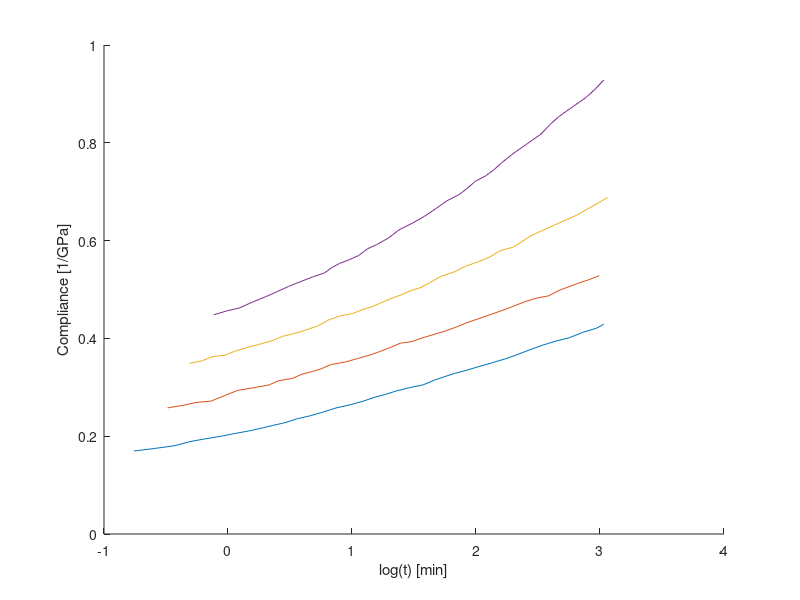
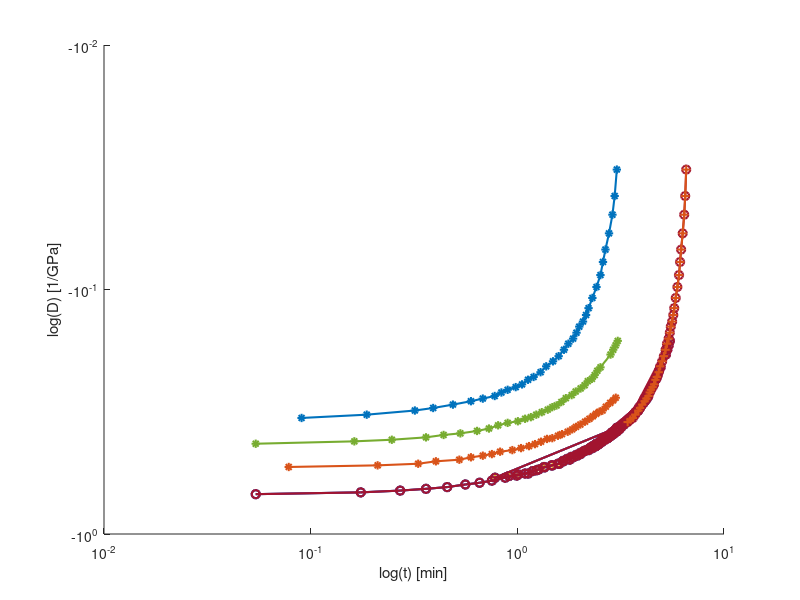
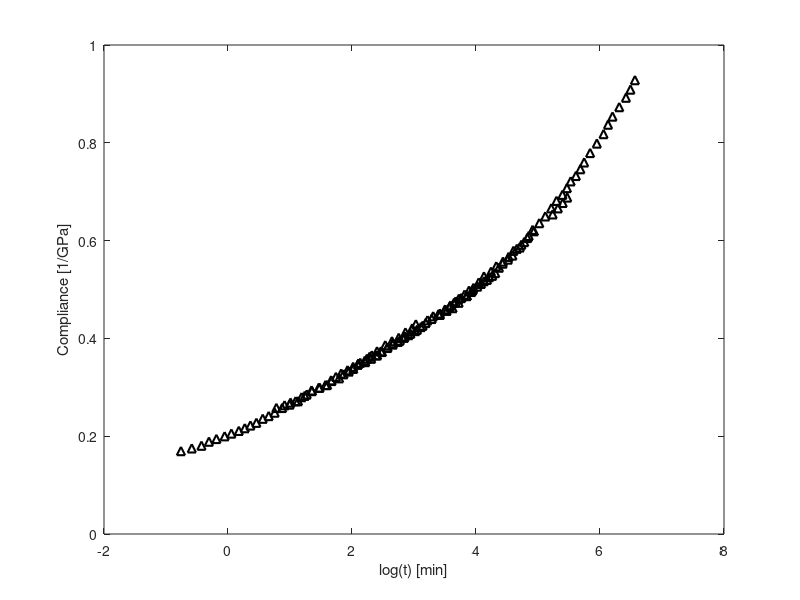

MATLAB code to generate these figures, in order:
% Shifting algorithm is from "The closed form t-T-P shifting (CFS)
% algorithm" by M. Gergesova, B. Zupancic, I. Saprunov, and I. Emri

temps = [40, 50, 60, 70]; % temp in degC
tref = temps(1);

t1 = load('forty.csv');
t2 = load('fifty.csv');
t3 = load('sixty.csv');
t4 = load('seventy.csv');


raw_times(:,1) = t1(:,1);
raw_times(:,2) = t2(:,1);
raw_times(:,3) = t3(:,1);
raw_times(:,4) = t4(:,1);

raw_comp(:,1) = t1(:,2);
raw_comp(:,2) = t2(:,2);
raw_comp(:,3) = t3(:,2);
raw_comp(:,4) = t4(:,2);

figure(1)
for k = 1:length(temps)
    hold on
    plot(raw_times(:,k), raw_comp(:,k))
end
xlabel('log(t) [min]')
ylabel('Compliance [1/GPa]')

times = raw_times;
comp = log10(raw_comp);
ref_time = times(:,1);
ref_comp = comp(:,1);

figure(2)
for k = 1:length(temps) -1
    % find overlab region
    next_time = times(:,k+1);
    next_comp = comp(:,k+1);

    [~, ol_start] = min(next_comp);
    [~, ol_end] = max(ref_comp);
    u_ind = find(next_comp(:,1) >= next_comp(ol_start) & next_comp(:,1) <= ref_comp(ol_end));
    l_ind = find(ref_comp(:,1) >= next_comp(ol_start) & ref_comp(:,1) <= ref_comp(ol_end));

    U = [next_time(u_ind), next_comp(u_ind)];
    L = [ref_time(l_ind), ref_comp(l_ind)];

    % A is an intermediate variable representing the area within the overlaping
    % region of the two compliance curves
    A = sum((0.5 * (L(2:end,1) + L(1:end-1,1))) .* (L(2:end,2) - L(1:end-1,2)));

    % b is an intermediate variable
    b = sum((0.5 * (U(2:end,1) + U(1:end-1,1))) .* (U(2:end,2) - U(1:end-1,2)));

    log_shift_factor = (A - b) / (L(end,2) - U(1,2));
    shift_factor = 10^(log_shift_factor);
    shifted_time = next_time + log_shift_factor;
    ref_time = [ref_time; shifted_time];
    ref_comp = [ref_comp; next_comp];
    
    hold on
    loglog(ref_time, ref_comp, '-o', 'LineWidth', 1.5)
    loglog(next_time, next_comp, '-*', 'LineWidth', 1.5)
    loglog(shifted_time, next_comp, '-+', 'LineWidth', 1.5)
end
figure(2)
xlabel('log(t) [min]')
ylabel('log(D) [1/GPa]')

master_comp = 10.^ref_comp;
figure(3)
plot(ref_time,master_comp, 'k^', 'LineWidth', 1.5)
xlabel('log(t) [min]')
ylabel('Compliance [1/GPa]')

